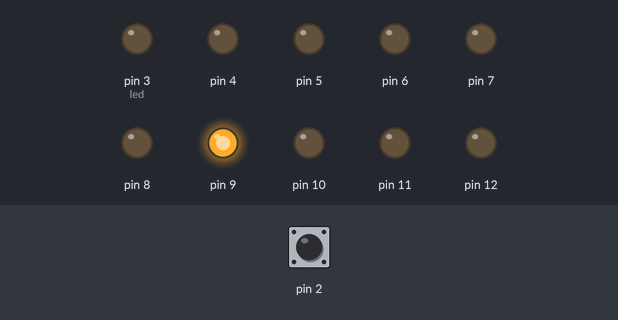
Simulated run of this sketch. Board: Arduino Uno, built with avr-gcc and run on an emulated ATmega328P. Shown: output pins drawn as LEDs (lit = HIGH). Dashed ring = blinking. The test bench sets the inputs (shaded band); at power-on: pin 2 LOW.

Above: at 1.2 s.
1.3 s: pin 2 driven HIGH
At 2.1 s:
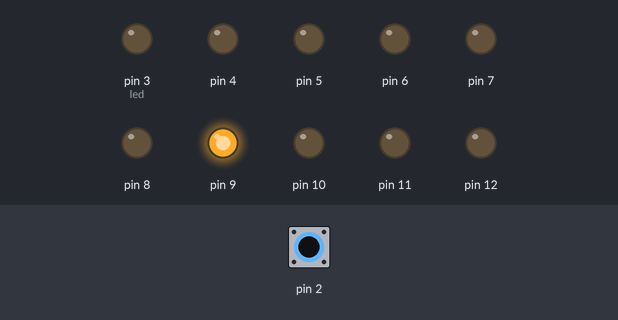
2.8 s: pin 2 pulsed LOW 5 times (0.12 s each, 0.3 s apart)
At 4.8 s:
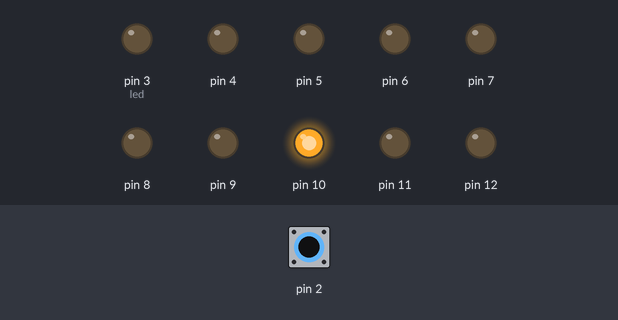
5.8 s: pin 2 driven LOW
At 6.04 s:
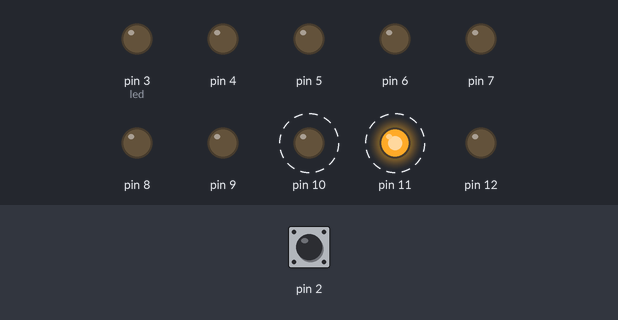
Timing chart, 0 to 14.8 s (numbered marks = the images above; inputs shaded):
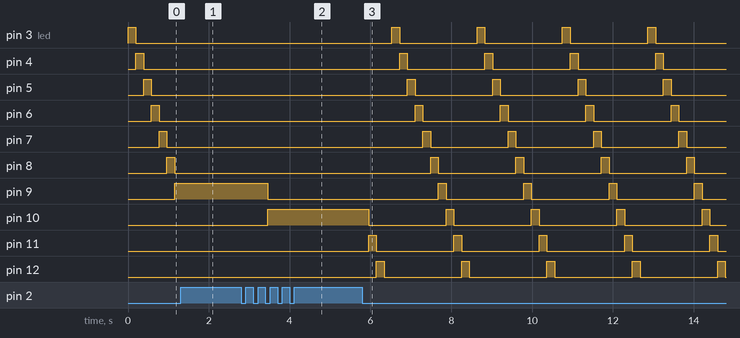

The sketch:

manejo_digital_i1.ino
```cpp
// C++ code
//

int led = 13;
int estado = 1;
int stop = 1;

void setup()
{
  pinMode(2, INPUT);
  pinMode(3, OUTPUT);
  pinMode(4, OUTPUT);
  pinMode(5, OUTPUT);
  pinMode(6, OUTPUT);
  pinMode(7, OUTPUT);
  pinMode(8, OUTPUT);
  pinMode(9, OUTPUT);
  pinMode(10, OUTPUT);
  pinMode(11, OUTPUT);
  pinMode(12, OUTPUT);

  Serial.begin(9600);
}

void loop() //B)
{

  if (digitalRead(2) == HIGH){
    if (estado == 1){
      stop = -stop;
      estado = 0;
    }
  }else{
    if (stop == 1){led++;}
    estado = 1;
  }

  if (led > 13){led = 3;}
  digitalWrite(led-1, LOW);
  digitalWrite(led, HIGH);

  delay(0300);
}
```

Measured:
- after the input at 1.3 s, pin 3 (led): stays LOW (without the input it goes to HIGH after 0.81 s); pin 4: stays LOW (without the input it goes to HIGH after 1.0 s)
- after the input at 2.8 s, pin 9: HIGH → LOW after 0.66 s; pin 10: LOW → HIGH after 0.66 s
- after the input at 5.8 s, pin 3 (led): alternates HIGH for 0.19 s and LOW for 1.9 s, starting after 0.73 s; pin 4: alternates HIGH for 0.19 s and LOW for 1.9 s, starting after 0.92 s
